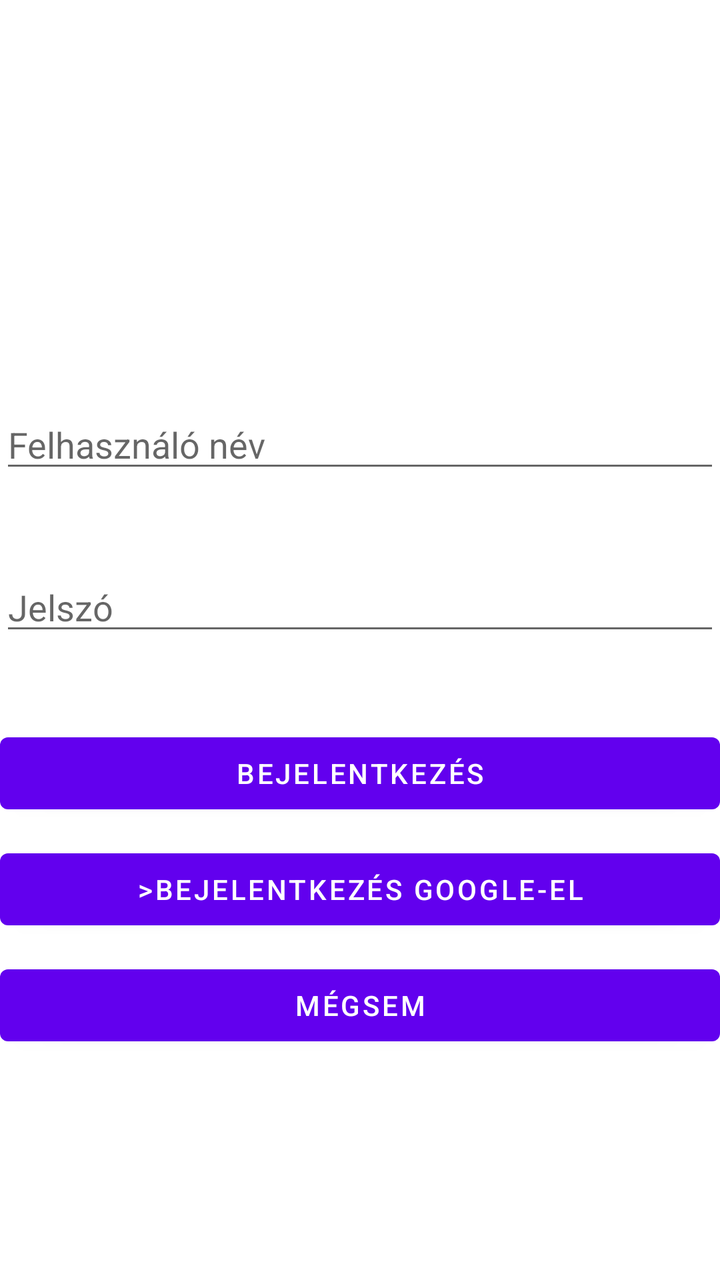
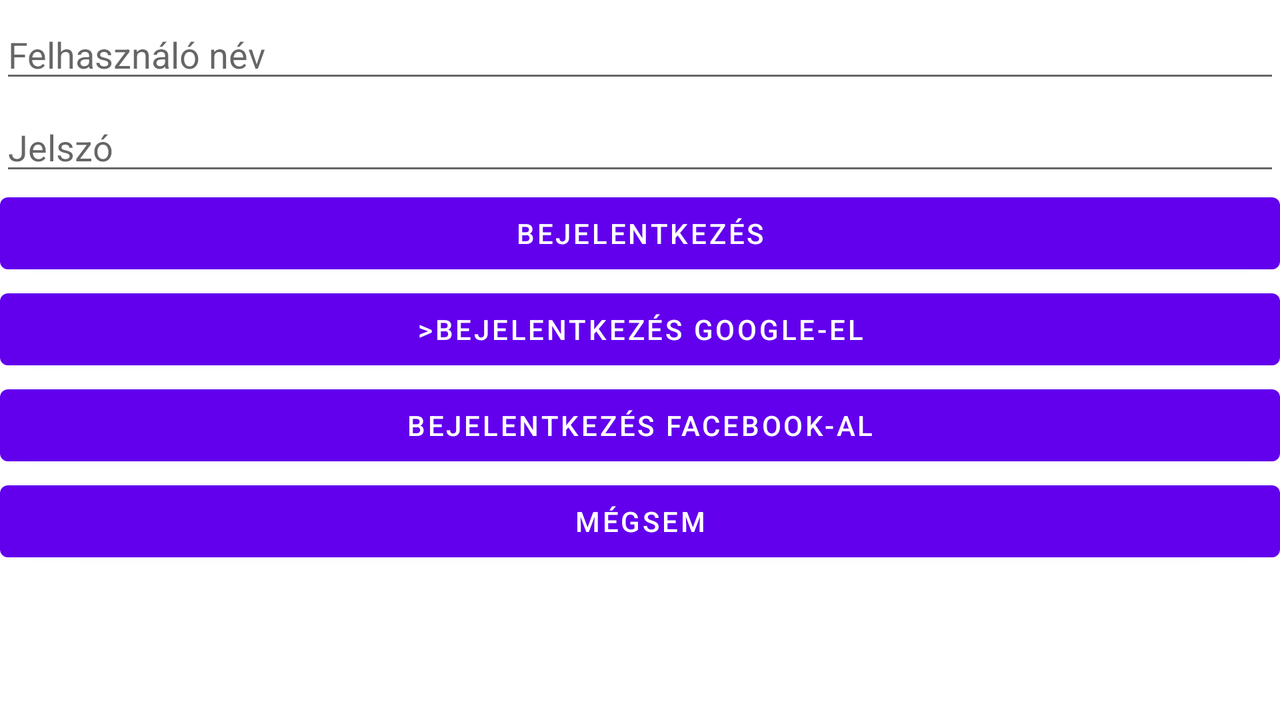

Compare how this app lays out the same screen by default and in its alternative resource folder. The renders come first, then the two layout files and the values they reference.
<!-- AndroidManifest.xml: application theme Theme.MyApplication -->
<!-- res/layout/activity_main.xml -->
<?xml version="1.0" encoding="utf-8"?>
<LinearLayout
    xmlns:android="http://schemas.android.com/apk/res/android"
    xmlns:tools="http://schemas.android.com/tools"
    android:background="@drawable/gelbg"
    android:layout_width="match_parent"
    android:layout_height="match_parent"
    android:orientation="vertical"
    tools:context=".MainActivity">

    <EditText
        android:id="@+id/EditTextUserNameInsertion"
        android:layout_width="match_parent"
        android:layout_height="wrap_content"
        android:inputType="text"
        android:hint="@string/user_name"
        android:layout_marginTop="200dp"
        tools:layout_editor_absoluteX="16dp"
        />

    <EditText
        android:id="@+id/EditTextUserPasswordInsertion"
        android:layout_width="match_parent"
        android:layout_height="wrap_content"
        android:inputType="textPassword"
        android:hint="@string/password"
        android:layout_marginTop="40dp"
        tools:layout_editor_absoluteX="16dp" />

    <Button
        android:id="@+id/Login"
        android:layout_width="match_parent"
        android:layout_height="wrap_content"
        android:onClick="Login"
        android:layout_marginTop="40dp"
        android:text="@string/login" />

    <Button
        android:id="@+id/LoginWithGoogle"
        android:layout_width="match_parent"
        android:layout_height="wrap_content"
        android:layout_marginTop="10dp"
        android:onClick="LoginWithGoogle"
        android:text="@string/login_with_google" />


    <Button
        android:id="@+id/Cancel"
        android:layout_width="match_parent"
        android:layout_height="wrap_content"
        android:layout_marginTop="10dp"
        android:onClick="cancel"
        android:text="@string/cancel" />


</LinearLayout>
<!-- resources referenced by this layout -->
<resources>
  <string name="cancel">Mégsem</string>
  <string name="login">Bejelentkezés</string>
  <string name="login_with_google">&gt;Bejelentkezés Google-el</string>
  <string name="password">Jelszó</string>
  <string name="user_name">Felhasználó név</string>
  <style name="Theme.MyApplication" parent="Theme.MaterialComponents.DayNight.DarkActionBar">
          
          <item name="colorPrimary">@color/purple_500</item>
          <item name="colorPrimaryVariant">@color/purple_700</item>
          <item name="colorOnPrimary">@color/white</item>
          
          <item name="colorSecondary">@color/teal_200</item>
          <item name="colorSecondaryVariant">@color/teal_700</item>
          <item name="colorOnSecondary">@color/black</item>
          
          <item name="android:statusBarColor" tools:targetApi="l">?attr/colorPrimaryVariant</item>
          
          <item name="android:windowActivityTransitions">true</item>
          <item name="android:windowEnterTransition">@transition/transition_activities</item>
          <item name="android:windowExitTransition">@transition/transition_activities</item>
      </style>
  <color name="purple_500">#FF6200EE</color>
  <color name="purple_700">#FF3700B3</color>
  <color name="white">#FFFFFFFF</color>
  <color name="teal_200">#FF03DAC5</color>
  <color name="teal_700">#FF018786</color>
  <color name="black">#FF000000</color>
</resources>
<!-- res/layout-land/activity_main.xml (the repository's variant of the layout above) -->
<!-- drawn on the phone turned sideways -->
<?xml version="1.0" encoding="utf-8"?>
<LinearLayout
    xmlns:android="http://schemas.android.com/apk/res/android"
    xmlns:app="http://schemas.android.com/apk/res-auto"
    xmlns:tools="http://schemas.android.com/tools"
    android:layout_width="match_parent"
    android:layout_height="match_parent"
    android:orientation="vertical"
    tools:context=".MainActivity">

    <EditText
        android:id="@+id/EditTextUserNameInsertion"
        android:layout_width="match_parent"
        android:layout_height="wrap_content"
        android:inputType="text"
        android:hint="@string/user_name"
        android:layout_marginTop="5dp"
        tools:layout_editor_absoluteX="16dp"
        />

    <EditText
        android:id="@+id/EditTextUserPasswordInsertion"
        android:layout_width="match_parent"
        android:layout_height="wrap_content"
        android:inputType="textPassword"
        android:hint="@string/password"
        android:layout_marginTop="5dp"
        tools:layout_editor_absoluteX="16dp" />

    <Button
        android:id="@+id/Login"
        android:layout_width="match_parent"
        android:layout_height="wrap_content"
        android:onClick="Login"
        android:text="@string/login" />

    <Button
        android:id="@+id/LoginWithGoogle"
        android:layout_width="match_parent"
        android:layout_height="wrap_content"
        android:onClick="LoginWithGoogle"

        android:text="@string/login_with_google" />

    <Button
        android:id="@+id/LoginwithFacebook"
        android:layout_width="match_parent"
        android:layout_height="wrap_content"
        android:onClick="LoginWithFacebook"
        android:text="@string/login_with_facebook" />

    <Button
        android:id="@+id/Cancel"
        android:layout_width="match_parent"
        android:layout_height="wrap_content"
        android:onClick="cancel"
        android:text="@string/cancel" />


</LinearLayout>
<!-- resources referenced by the variant -->
<!-- as the phone turned sideways resolves them -->
<resources>
  <string name="cancel">Mégsem</string>
  <string name="login">Bejelentkezés</string>
  <string name="login_with_facebook">Bejelentkezés Facebook-al</string>
  <string name="login_with_google">&gt;Bejelentkezés Google-el</string>
  <string name="password">Jelszó</string>
  <string name="user_name">Felhasználó név</string>
  <style name="Theme.MyApplication" parent="Theme.MaterialComponents.DayNight.DarkActionBar">
          
          <item name="colorPrimary">@color/purple_500</item>
          <item name="colorPrimaryVariant">@color/purple_700</item>
          <item name="colorOnPrimary">@color/white</item>
          
          <item name="colorSecondary">@color/teal_200</item>
          <item name="colorSecondaryVariant">@color/teal_700</item>
          <item name="colorOnSecondary">@color/black</item>
          
          <item name="android:statusBarColor" tools:targetApi="l">?attr/colorPrimaryVariant</item>
          
          <item name="android:windowActivityTransitions">true</item>
          <item name="android:windowEnterTransition">@transition/transition_activities</item>
          <item name="android:windowExitTransition">@transition/transition_activities</item>
      </style>
  <color name="purple_500">#FF6200EE</color>
  <color name="purple_700">#FF3700B3</color>
  <color name="white">#FFFFFFFF</color>
  <color name="teal_200">#FF03DAC5</color>
  <color name="teal_700">#FF018786</color>
  <color name="black">#FF000000</color>
</resources>
